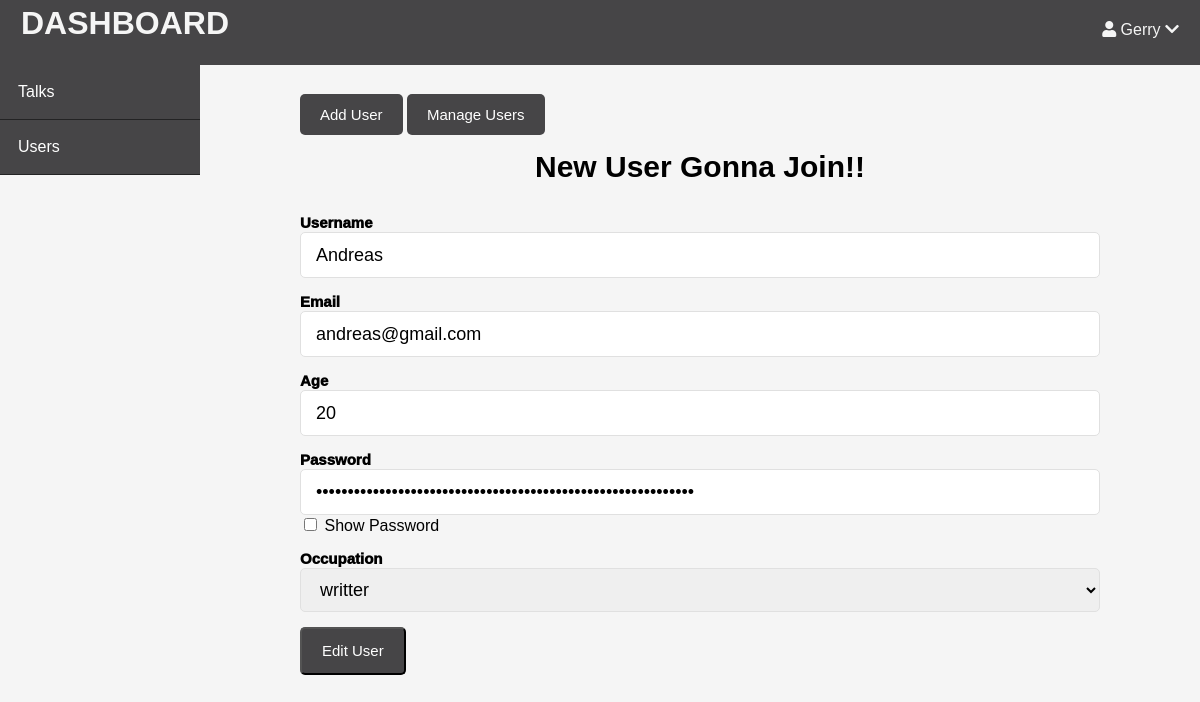
The page /edit_user.php?id=2 (signed in) on the database its author committed.
### tables this page shows
CREATE TABLE `tb_user` (
  `id` int(11) NOT NULL,
  `username` varchar(255) NOT NULL,
  `email` varchar(255) NOT NULL,
  `age` int(11) NOT NULL,
  `password` varchar(255) NOT NULL,
  `id_job` int(11) NOT NULL
);

### connect.php (called while the page is built, shortened)
<?php
class database{
	var $host = "localhost";
	var $username = "root";
	var $password = "";
	var $database = "db_portfolio";
	var $koneksi;
	function __construct(){
		$this->koneksi = mysqli_connect($this->host, $this->username, $this->password,$this->database);
	}
	function show_job(){
		$show = mysqli_query($this->koneksi,"SELECT * FROM tb_job");
		return $show;
	}
	function Show_id_user($id){
		$result = mysqli_query($this->koneksi,"SELECT * FROM tb_user where id = $id");
		return $result;
	}
}
?>

### edit_user.php (the view, shortened to what this page needs)
<?php
    include_once('connect.php');
    $database = new database();
    $id = $_GET['id'];
    $data = $database->show_id_user($id);
    $result = $database->show_job();
    $user_data = mysqli_fetch_array($data);
?>
<!DOCTYPE html>
<html lang="en">
<head>
    <link rel="stylesheet" href="https://use.fontawesome.com/releases/v5.7.2/css/all.css"
>
    <link rel="stylesheet" href="css/mydbstyle.css">
    <link rel="stylesheet" href="css/admin.css">
</head>
<body>
    <header>
        <div class="logo">
            <h1 class="logo-text">DASHBOARD</h1>
        </div>
        <ul class="nav">
            <li>
                <a>
                    <i class="fa fa-user"></i> <?php echo $_SESSION['username']?> <i class="fa fa-chevron-down"></i>
                </a>
            </li>
        </ul>
    </header>
    <div class="admin-wrapper">
    <div class="left-sidebar">
        <ul>
            <li><a href="posts.php" style="color: white;">Talks</a></li>
            <li><a href="users.php" style="color: white;">Users</a></li>
        </ul>
    </div>
    <div class="admin-content">
        <div class="button-group">
            <a href="create_user.php" class="btn btn-size">Add User</a>
            <a href="users.php" class="btn btn-size">Manage Users</a>
        </div>
        <div class="content">
            <h2 class="pg-title title-style">New User Gonna Join!!</h2>
            <form action="" method="post">
                <div>
                    <label>Username</label>
                    <input type="text" name="username" value="<?php echo $user_data['username']?>" class="text-input" required>
                </div>
                <div>
                    <label>Email</label>
                    <input type="email" name="email" value="<?php echo $user_data['email']?>" class="text-input" placeholder="name@example.com" required>
                </div>
                <div>
                    <label>Age</label>
                    <input type="text" name="age" value="<?php echo $user_data['age']?>" class="text-input">
                </div>
                <div class>
                    <label>Password</label>
                    <input type="password" name="password" value="<?php echo  $user_data['password']?>" class="text-input" id="password" required>
                    <input type="checkbox" onclick="myFunction()"> Show Password
                </div>
                <div>
                    <label>Occupation</label>
                    <select name="role" class="text-input" required>
                      <?php
                        $job = $user_data['id_job'];
                        while($job_data = mysqli_fetch_array($result)){
                            $ket="";
                            if(isset($_GET['id'])){
                                if($job==$job_data['id_job']){
                                    $ket="selected";
                                }
                            }
                      ?>
                      <option <?php echo $ket; ?> value="<?php echo $job_data['id_job'];?>"><?php echo $job_data['job'];?></option>
                      <?php
                      }
                      ?>
                    </select>
                </div>
                <div>
                    <button type="submit" name="create" class="btn btn-size">Edit User</button>
                </div>
            </form>
        </div>
    </div>
    </div>
    </body>
</html>

### css/mydbstyle.css (style rules this page uses)
* { box-sizing: border-box; }
body { height: 100%; padding: 0px; margin: 0px; background: whitesmoke; font-family: 'Noto Sans JP', sans-serif; }
a { text-decoration: none; }
header { background: #464547; height: 65px; }
header .logo { float: left; height: inherit; margin-left: 16px; }
header .logo-text { margin: 5px; }
header ul { float: right; margin: 0px; padding: 0px; list-style: none; }
header ul li { float: left; position: relative; }
header ul li a { display: block; padding: 21px; font-size: 1em; text-decoration: none; }
header * { color: whitesmoke; }

### css/admin.css (style rules this page uses)
.admin-wrapper { display: flex; height: calc(100% - 66px); }
.title-style { font-size: 30px; font-weight: 2000; }
label { font-size: 15px; font-weight: 1000; }
.admin-wrapper .left-sidebar { flex: 2; height: 100%; background: #464547; }
.admin-wrapper .left-sidebar ul { list-style: none; margin: 0px; padding: 0px; }
.admin-wrapper .left-sidebar ul li a { padding: 18px; display: block; border-bottom: 1px solid #232324; }
.admin-wrapper .admin-content { flex: 8; height: 100%; padding: 40px 100px 100px; overflow-y: scroll; }
.admin-content .pg-title { text-align: center; margin-bottom: 30px; }
.btn { background: #464547; color: white; border-radius: 5px; font-family: 'Noto Sans JP', sans-serif; font-size: 15px; }
.btn-size { padding: 12px 20px; line-height: 20px; }
form div { margin-bottom: 15px; }
.text-input { padding: 10px 15px; display: block; width: 100%; border-radius: 5px; border: 1px solid #e0e0e0; outline: none; line-height: 1.5rem; font-size: 18px; font-family: 'Noto Sans JP', sans-serif; }

### rows shown on the page
tb_user: username "Andreas", email "andreas@gmail.com", age "20"

### other values the page prints
$_SESSION['username'] "Gerry"
form field role "writter"
